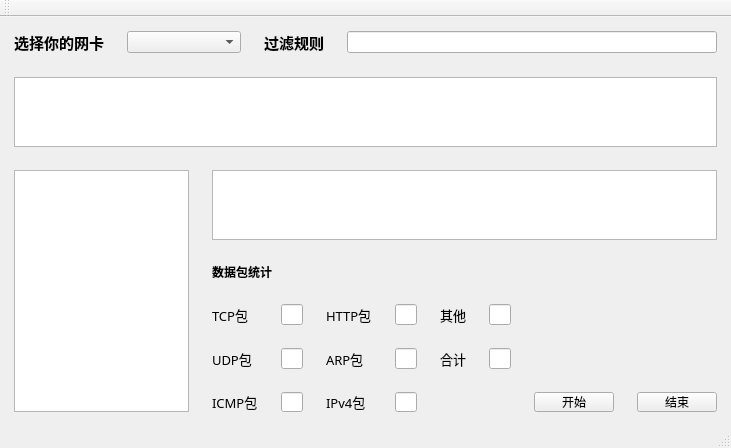
<?xml version="1.0" encoding="UTF-8"?>
<ui version="4.0">
 <class>MainWindow</class>
 <widget class="QMainWindow" name="MainWindow">
  <property name="geometry">
   <rect>
    <x>0</x>
    <y>0</y>
    <width>731</width>
    <height>448</height>
   </rect>
  </property>
  <property name="minimumSize">
   <size>
    <width>100</width>
    <height>100</height>
   </size>
  </property>
  <property name="windowTitle">
   <string>Sniffer</string>
  </property>
  <widget class="QWidget" name="centralWidget">
   <layout class="QGridLayout" name="gridLayout_2">
    <item row="0" column="0">
     <layout class="QVBoxLayout" name="verticalLayout_2" stretch="0,2,3">
      <item>
       <layout class="QHBoxLayout" name="horizontalLayout" stretch="1,2">
        <item>
         <layout class="QFormLayout" name="formLayout_3">
          <property name="sizeConstraint">
           <enum>QLayout::SetDefaultConstraint</enum>
          </property>
          <item row="0" column="0">
           <widget class="QLabel" name="label">
            <property name="font">
             <font>
              <family>Microsoft New Tai Lue</family>
              <pointsize>11</pointsize>
              <bold>true</bold>
             </font>
            </property>
            <property name="text">
             <string>选择你的网卡</string>
            </property>
           </widget>
          </item>
          <item row="0" column="1">
           <widget class="QComboBox" name="comboBox"/>
          </item>
         </layout>
        </item>
        <item>
         <layout class="QFormLayout" name="formLayout_4">
          <item row="0" column="0">
           <widget class="QLabel" name="label_11">
            <property name="font">
             <font>
              <family>Arial</family>
              <pointsize>11</pointsize>
              <bold>true</bold>
             </font>
            </property>
            <property name="text">
             <string>过滤规则</string>
            </property>
           </widget>
          </item>
          <item row="0" column="1">
           <widget class="QLineEdit" name="lineEdit"/>
          </item>
         </layout>
        </item>
       </layout>
      </item>
      <item>
       <widget class="QTableView" name="tableView"/>
      </item>
      <item>
       <layout class="QHBoxLayout" name="horizontalLayout_3" stretch="2,1">
        <item>
         <widget class="QTreeView" name="treeView">
          <property name="font">
           <font>
            <pointsize>9</pointsize>
           </font>
          </property>
         </widget>
        </item>
        <item>
         <layout class="QVBoxLayout" name="verticalLayout">
          <item>
           <widget class="QTextEdit" name="data">
            <property name="font">
             <font>
              <family>SimSun-ExtB</family>
              <pointsize>10</pointsize>
             </font>
            </property>
           </widget>
          </item>
          <item>
           <widget class="QLabel" name="label_2">
            <property name="font">
             <font>
              <family>Arial</family>
              <bold>true</bold>
             </font>
            </property>
            <property name="text">
             <string>数据包统计</string>
            </property>
           </widget>
          </item>
          <item>
           <layout class="QGridLayout" name="gridLayout">
            <item row="0" column="0">
             <widget class="QLabel" name="label_3">
              <property name="font">
               <font>
                <family>Bahnschrift Light SemiCondensed</family>
                <pointsize>10</pointsize>
               </font>
              </property>
              <property name="text">
               <string>TCP包</string>
              </property>
             </widget>
            </item>
            <item row="0" column="1">
             <widget class="QLineEdit" name="TCP"/>
            </item>
            <item row="0" column="2">
             <widget class="QLabel" name="label_6">
              <property name="font">
               <font>
                <family>Bahnschrift Light SemiCondensed</family>
                <pointsize>10</pointsize>
               </font>
              </property>
              <property name="text">
               <string>HTTP包</string>
              </property>
             </widget>
            </item>
            <item row="0" column="3">
             <widget class="QLineEdit" name="HTTP"/>
            </item>
            <item row="0" column="4">
             <widget class="QLabel" name="label_9">
              <property name="font">
               <font>
                <family>Bahnschrift Light SemiCondensed</family>
                <pointsize>10</pointsize>
               </font>
              </property>
              <property name="text">
               <string>其他</string>
              </property>
             </widget>
            </item>
            <item row="0" column="5">
             <widget class="QLineEdit" name="OTHERS"/>
            </item>
            <item row="1" column="0">
             <widget class="QLabel" name="label_4">
              <property name="font">
               <font>
                <family>Bahnschrift Light SemiCondensed</family>
                <pointsize>10</pointsize>
               </font>
              </property>
              <property name="text">
               <string>UDP包</string>
              </property>
             </widget>
            </item>
            <item row="1" column="1">
             <widget class="QLineEdit" name="UDP"/>
            </item>
            <item row="1" column="2">
             <widget class="QLabel" name="label_7">
              <property name="font">
               <font>
                <family>Bahnschrift Light SemiCondensed</family>
                <pointsize>10</pointsize>
               </font>
              </property>
              <property name="text">
               <string>ARP包</string>
              </property>
             </widget>
            </item>
            <item row="1" column="3">
             <widget class="QLineEdit" name="ARP"/>
            </item>
            <item row="1" column="4">
             <widget class="QLabel" name="label_10">
              <property name="font">
               <font>
                <family>Bahnschrift Light SemiCondensed</family>
                <pointsize>10</pointsize>
               </font>
              </property>
              <property name="text">
               <string>合计</string>
              </property>
             </widget>
            </item>
            <item row="1" column="5">
             <widget class="QLineEdit" name="COUNT"/>
            </item>
            <item row="2" column="0">
             <widget class="QLabel" name="label_5">
              <property name="font">
               <font>
                <family>Bahnschrift Light SemiCondensed</family>
                <pointsize>10</pointsize>
               </font>
              </property>
              <property name="text">
               <string>ICMP包</string>
              </property>
             </widget>
            </item>
            <item row="2" column="1">
             <widget class="QLineEdit" name="ICMP"/>
            </item>
            <item row="2" column="2">
             <widget class="QLabel" name="label_8">
              <property name="font">
               <font>
                <family>Bahnschrift Light SemiCondensed</family>
                <pointsize>10</pointsize>
               </font>
              </property>
              <property name="text">
               <string>IPv4包</string>
              </property>
             </widget>
            </item>
            <item row="2" column="3">
             <widget class="QLineEdit" name="IPv4"/>
            </item>
            <item row="2" column="6">
             <layout class="QHBoxLayout" name="horizontalLayout_2">
              <item>
               <widget class="QPushButton" name="pushButton_2">
                <property name="text">
                 <string>开始</string>
                </property>
               </widget>
              </item>
              <item>
               <widget class="QPushButton" name="pushButton">
                <property name="text">
                 <string>结束</string>
                </property>
               </widget>
              </item>
             </layout>
            </item>
           </layout>
          </item>
         </layout>
        </item>
       </layout>
      </item>
     </layout>
    </item>
   </layout>
  </widget>
  <widget class="QToolBar" name="mainToolBar">
   <attribute name="toolBarArea">
    <enum>TopToolBarArea</enum>
   </attribute>
   <attribute name="toolBarBreak">
    <bool>false</bool>
   </attribute>
  </widget>
  <widget class="QStatusBar" name="statusBar"/>
 </widget>
 <layoutdefault spacing="23" margin="14"/>
 <resources/>
 <connections/>
</ui>
